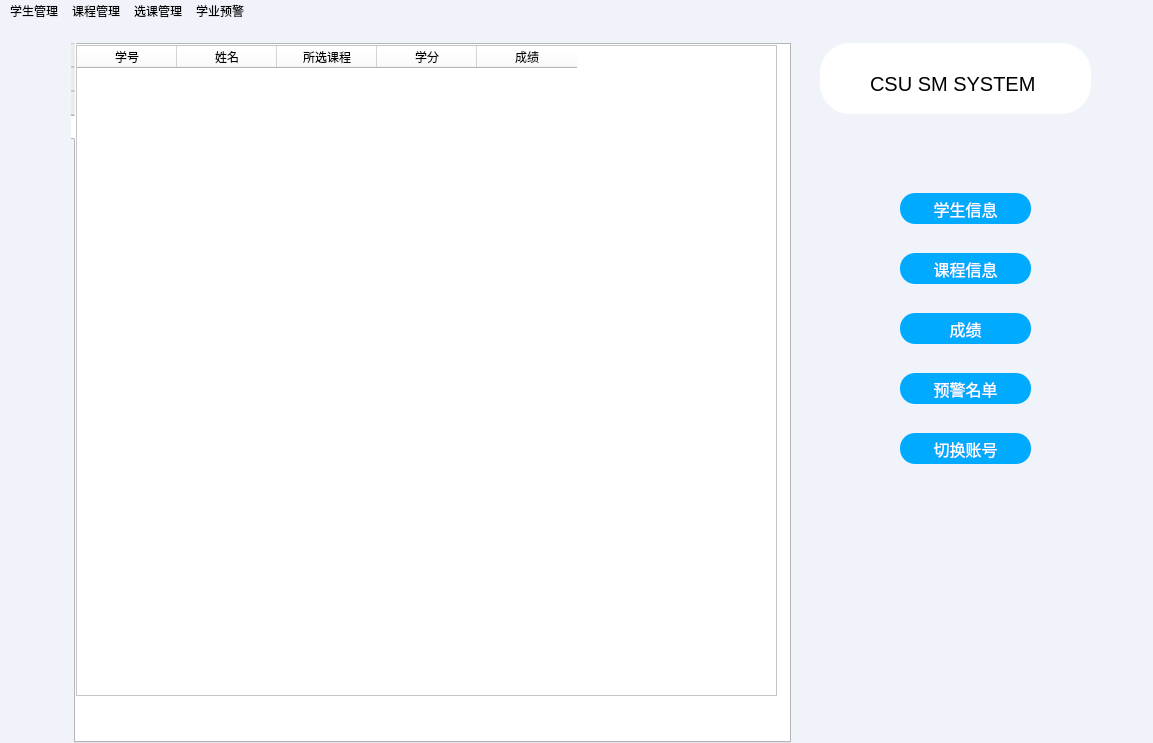
<?xml version="1.0" encoding="UTF-8"?>
<ui version="4.0">
 <class>MainWindow</class>
 <widget class="QMainWindow" name="MainWindow">
  <property name="enabled">
   <bool>true</bool>
  </property>
  <property name="geometry">
   <rect>
    <x>0</x>
    <y>0</y>
    <width>1153</width>
    <height>743</height>
   </rect>
  </property>
  <property name="maximumSize">
   <size>
    <width>1153</width>
    <height>743</height>
   </size>
  </property>
  <property name="windowTitle">
   <string>学生综合管理系统</string>
  </property>
  <property name="styleSheet">
   <string notr="true">background-color: rgb(240, 243, 249);</string>
  </property>
  <widget class="QWidget" name="centralWidget">
   <widget class="QTabWidget" name="tabWidget">
    <property name="geometry">
     <rect>
      <x>50</x>
      <y>20</y>
      <width>741</width>
      <height>700</height>
     </rect>
    </property>
    <property name="contextMenuPolicy">
     <enum>Qt::DefaultContextMenu</enum>
    </property>
    <property name="styleSheet">
     <string notr="true">background-color: rgb(255, 255, 255);</string>
    </property>
    <property name="tabPosition">
     <enum>QTabWidget::West</enum>
    </property>
    <property name="currentIndex">
     <number>3</number>
    </property>
    <property name="usesScrollButtons">
     <bool>true</bool>
    </property>
    <property name="movable">
     <bool>false</bool>
    </property>
    <property name="tabBarAutoHide">
     <bool>true</bool>
    </property>
    <widget class="QWidget" name="tabWidgetPage1">
     <attribute name="title">
      <string/>
     </attribute>
     <widget class="QTableWidget" name="tableWidget">
      <property name="geometry">
       <rect>
        <x>0</x>
        <y>0</y>
        <width>741</width>
        <height>631</height>
       </rect>
      </property>
      <property name="editTriggers">
       <set>QAbstractItemView::NoEditTriggers</set>
      </property>
      <property name="selectionMode">
       <enum>QAbstractItemView::SingleSelection</enum>
      </property>
      <property name="selectionBehavior">
       <enum>QAbstractItemView::SelectRows</enum>
      </property>
      <property name="sortingEnabled">
       <bool>true</bool>
      </property>
      <attribute name="horizontalHeaderDefaultSectionSize">
       <number>240</number>
      </attribute>
      <attribute name="horizontalHeaderMinimumSectionSize">
       <number>25</number>
      </attribute>
      <column>
       <property name="text">
        <string>姓名</string>
       </property>
      </column>
      <column>
       <property name="text">
        <string>学号</string>
       </property>
      </column>
     </widget>
    </widget>
    <widget class="QWidget" name="tabWidgetPage2">
     <attribute name="title">
      <string/>
     </attribute>
     <layout class="QVBoxLayout" name="verticalLayout">
      <item>
       <widget class="QTableWidget" name="tableWidget_2">
        <property name="styleSheet">
         <string notr="true">background-color: rgb(255, 255, 255);</string>
        </property>
        <property name="editTriggers">
         <set>QAbstractItemView::NoEditTriggers</set>
        </property>
        <property name="selectionMode">
         <enum>QAbstractItemView::SingleSelection</enum>
        </property>
        <property name="selectionBehavior">
         <enum>QAbstractItemView::SelectRows</enum>
        </property>
        <property name="sortingEnabled">
         <bool>true</bool>
        </property>
        <property name="rowCount">
         <number>0</number>
        </property>
        <attribute name="horizontalHeaderDefaultSectionSize">
         <number>160</number>
        </attribute>
        <column>
         <property name="text">
          <string>课程名</string>
         </property>
        </column>
        <column>
         <property name="text">
          <string>学分</string>
         </property>
        </column>
        <column>
         <property name="text">
          <string>成绩占比</string>
         </property>
        </column>
       </widget>
      </item>
     </layout>
    </widget>
    <widget class="QWidget" name="tabWidgetPage3">
     <attribute name="title">
      <string/>
     </attribute>
     <layout class="QHBoxLayout" name="horizontalLayout">
      <item>
       <widget class="QTableWidget" name="tableWidget_3">
        <property name="editTriggers">
         <set>QAbstractItemView::NoEditTriggers</set>
        </property>
        <property name="selectionMode">
         <enum>QAbstractItemView::SingleSelection</enum>
        </property>
        <property name="selectionBehavior">
         <enum>QAbstractItemView::SelectRows</enum>
        </property>
        <property name="textElideMode">
         <enum>Qt::ElideRight</enum>
        </property>
        <property name="sortingEnabled">
         <bool>true</bool>
        </property>
        <attribute name="horizontalHeaderDefaultSectionSize">
         <number>96</number>
        </attribute>
        <attribute name="horizontalHeaderMinimumSectionSize">
         <number>25</number>
        </attribute>
        <column>
         <property name="text">
          <string>学号</string>
         </property>
        </column>
        <column>
         <property name="text">
          <string>姓名</string>
         </property>
        </column>
        <column>
         <property name="text">
          <string>所选课程</string>
         </property>
        </column>
        <column>
         <property name="text">
          <string>学分</string>
         </property>
        </column>
        <column>
         <property name="text">
          <string>过程成绩</string>
         </property>
        </column>
        <column>
         <property name="text">
          <string>卷面成绩</string>
         </property>
        </column>
        <column>
         <property name="text">
          <string>总评成绩</string>
         </property>
        </column>
       </widget>
      </item>
     </layout>
    </widget>
    <widget class="QWidget" name="tabWidgetPage4">
     <attribute name="title">
      <string/>
     </attribute>
     <widget class="QTableWidget" name="tableWidget_4">
      <property name="geometry">
       <rect>
        <x>0</x>
        <y>0</y>
        <width>701</width>
        <height>651</height>
       </rect>
      </property>
      <column>
       <property name="text">
        <string>学号</string>
       </property>
      </column>
      <column>
       <property name="text">
        <string>姓名</string>
       </property>
      </column>
      <column>
       <property name="text">
        <string>所选课程</string>
       </property>
      </column>
      <column>
       <property name="text">
        <string>学分</string>
       </property>
      </column>
      <column>
       <property name="text">
        <string>成绩</string>
       </property>
      </column>
     </widget>
    </widget>
   </widget>
   <widget class="QWidget" name="allbox" native="true">
    <property name="geometry">
     <rect>
      <x>870</x>
      <y>130</y>
      <width>191</width>
      <height>381</height>
     </rect>
    </property>
    <property name="styleSheet">
     <string notr="true">background-color: rgb(240, 243, 249);</string>
    </property>
    <widget class="QPushButton" name="stushow">
     <property name="geometry">
      <rect>
       <x>30</x>
       <y>40</y>
       <width>131</width>
       <height>31</height>
      </rect>
     </property>
     <property name="font">
      <font>
       <pointsize>12</pointsize>
      </font>
     </property>
     <property name="styleSheet">
      <string notr="true">background:rgb(0, 170, 255);
border-radius: 15px;
color:white;</string>
     </property>
     <property name="text">
      <string>学生信息</string>
     </property>
    </widget>
    <widget class="QPushButton" name="stushow_2">
     <property name="geometry">
      <rect>
       <x>30</x>
       <y>100</y>
       <width>131</width>
       <height>31</height>
      </rect>
     </property>
     <property name="font">
      <font>
       <pointsize>12</pointsize>
      </font>
     </property>
     <property name="styleSheet">
      <string notr="true">background:rgb(0, 170, 255);
border-radius: 15px;
color:white;</string>
     </property>
     <property name="text">
      <string>课程信息</string>
     </property>
    </widget>
    <widget class="QPushButton" name="stushow_3">
     <property name="geometry">
      <rect>
       <x>30</x>
       <y>160</y>
       <width>131</width>
       <height>31</height>
      </rect>
     </property>
     <property name="font">
      <font>
       <pointsize>12</pointsize>
      </font>
     </property>
     <property name="styleSheet">
      <string notr="true">background:rgb(0, 170, 255);
border-radius: 15px;
color:white;</string>
     </property>
     <property name="text">
      <string>成绩</string>
     </property>
    </widget>
    <widget class="QPushButton" name="stushow_4">
     <property name="geometry">
      <rect>
       <x>30</x>
       <y>220</y>
       <width>131</width>
       <height>31</height>
      </rect>
     </property>
     <property name="font">
      <font>
       <pointsize>12</pointsize>
      </font>
     </property>
     <property name="styleSheet">
      <string notr="true">background:rgb(0, 170, 255);
border-radius: 15px;
color:white;</string>
     </property>
     <property name="text">
      <string>预警名单</string>
     </property>
    </widget>
    <widget class="QPushButton" name="mainwindowclose">
     <property name="geometry">
      <rect>
       <x>30</x>
       <y>280</y>
       <width>131</width>
       <height>31</height>
      </rect>
     </property>
     <property name="font">
      <font>
       <pointsize>12</pointsize>
      </font>
     </property>
     <property name="styleSheet">
      <string notr="true">background:rgb(0, 170, 255);
border-radius: 15px;
color:white;</string>
     </property>
     <property name="text">
      <string>切换账号</string>
     </property>
    </widget>
   </widget>
   <widget class="QWidget" name="widget" native="true">
    <property name="geometry">
     <rect>
      <x>20</x>
      <y>19</y>
      <width>51</width>
      <height>181</height>
     </rect>
    </property>
    <widget class="QLabel" name="label">
     <property name="geometry">
      <rect>
       <x>10</x>
       <y>0</y>
       <width>41</width>
       <height>61</height>
      </rect>
     </property>
     <property name="styleSheet">
      <string notr="true">color: rgb(240, 243, 249);
image: url(:/new/csu.jpg);</string>
     </property>
     <property name="text">
      <string/>
     </property>
    </widget>
   </widget>
   <widget class="QWidget" name="unusefulwidget" native="true">
    <property name="geometry">
     <rect>
      <x>820</x>
      <y>20</y>
      <width>271</width>
      <height>71</height>
     </rect>
    </property>
    <property name="styleSheet">
     <string notr="true">background:rgb(255, 255, 255);
border-radius: 30px;</string>
    </property>
    <widget class="QLabel" name="logo">
     <property name="geometry">
      <rect>
       <x>20</x>
       <y>10</y>
       <width>51</width>
       <height>51</height>
      </rect>
     </property>
     <property name="styleSheet">
      <string notr="true">background-image:url(:/image/xtu_logo.png)</string>
     </property>
     <property name="text">
      <string/>
     </property>
    </widget>
    <widget class="QLabel" name="title">
     <property name="geometry">
      <rect>
       <x>50</x>
       <y>20</y>
       <width>181</width>
       <height>41</height>
      </rect>
     </property>
     <property name="font">
      <font>
       <pointsize>15</pointsize>
      </font>
     </property>
     <property name="styleSheet">
      <string notr="true">background:white;
color:black;</string>
     </property>
     <property name="text">
      <string>CSU SM SYSTEM</string>
     </property>
    </widget>
   </widget>
  </widget>
  <widget class="QMenuBar" name="menuBar">
   <property name="geometry">
    <rect>
     <x>0</x>
     <y>0</y>
     <width>1153</width>
     <height>26</height>
    </rect>
   </property>
   <widget class="QMenu" name="menu_2">
    <property name="title">
     <string>学生管理</string>
    </property>
    <addaction name="stu_read"/>
    <addaction name="stu_save"/>
    <addaction name="separator"/>
    <addaction name="stu_del"/>
    <addaction name="stu_add"/>
    <addaction name="stu_chg"/>
    <addaction name="separator"/>
    <addaction name="caculate"/>
   </widget>
   <widget class="QMenu" name="menu_3">
    <property name="title">
     <string>课程管理</string>
    </property>
    <addaction name="class_read"/>
    <addaction name="class_save"/>
    <addaction name="separator"/>
    <addaction name="class_del"/>
    <addaction name="class_add"/>
   </widget>
   <widget class="QMenu" name="menu">
    <property name="title">
     <string>选课管理</string>
    </property>
    <addaction name="choose_read"/>
    <addaction name="choose_save"/>
    <addaction name="separator"/>
    <addaction name="choose_class"/>
    <addaction name="delete_class"/>
    <addaction name="separator"/>
    <addaction name="search_stu"/>
    <addaction name="search_class"/>
    <addaction name="separator"/>
    <addaction name="add_grade"/>
    <addaction name="del_grade"/>
   </widget>
   <widget class="QMenu" name="menu_4">
    <property name="title">
     <string>学业预警</string>
    </property>
    <addaction name="separator"/>
   </widget>
   <addaction name="menu_2"/>
   <addaction name="menu_3"/>
   <addaction name="menu"/>
   <addaction name="menu_4"/>
  </widget>
  <action name="stu_read">
   <property name="icon">
    <iconset resource="loginui.qrc">
     <normaloff>:/jw/uidesign/add.png</normaloff>:/jw/uidesign/add.png</iconset>
   </property>
   <property name="text">
    <string>读取文件</string>
   </property>
   <property name="toolTip">
    <string>读取文件</string>
   </property>
   <property name="shortcut">
    <string>O</string>
   </property>
  </action>
  <action name="stu_save">
   <property name="icon">
    <iconset resource="loginui.qrc">
     <normaloff>:/jw/uidesign/filede.png</normaloff>:/jw/uidesign/filede.png</iconset>
   </property>
   <property name="text">
    <string>保存为</string>
   </property>
   <property name="toolTip">
    <string>保存到文件中</string>
   </property>
   <property name="shortcut">
    <string>S</string>
   </property>
  </action>
  <action name="stu_del">
   <property name="icon">
    <iconset resource="loginui.qrc">
     <normaloff>:/jw/uidesign/delete.png</normaloff>:/jw/uidesign/delete.png</iconset>
   </property>
   <property name="text">
    <string>删除信息</string>
   </property>
   <property name="toolTip">
    <string>手动删除学生信息</string>
   </property>
   <property name="shortcut">
    <string>D</string>
   </property>
  </action>
  <action name="stu_add">
   <property name="icon">
    <iconset resource="loginui.qrc">
     <normaloff>:/jw/uidesign/add.png</normaloff>:/jw/uidesign/add.png</iconset>
   </property>
   <property name="text">
    <string>添加信息</string>
   </property>
   <property name="toolTip">
    <string>手动添加学生信息</string>
   </property>
   <property name="shortcut">
    <string>A</string>
   </property>
  </action>
  <action name="class_read">
   <property name="icon">
    <iconset resource="loginui.qrc">
     <normaloff>:/jw/uidesign/add.png</normaloff>:/jw/uidesign/add.png</iconset>
   </property>
   <property name="text">
    <string>读取文件</string>
   </property>
   <property name="toolTip">
    <string>读取文件</string>
   </property>
   <property name="shortcut">
    <string>O</string>
   </property>
  </action>
  <action name="class_save">
   <property name="icon">
    <iconset resource="loginui.qrc">
     <normaloff>:/jw/uidesign/filede.png</normaloff>:/jw/uidesign/filede.png</iconset>
   </property>
   <property name="text">
    <string>保存为</string>
   </property>
   <property name="toolTip">
    <string>保存到文件中</string>
   </property>
   <property name="shortcut">
    <string>S</string>
   </property>
  </action>
  <action name="class_del">
   <property name="icon">
    <iconset resource="loginui.qrc">
     <normaloff>:/jw/uidesign/delete.png</normaloff>:/jw/uidesign/delete.png</iconset>
   </property>
   <property name="text">
    <string>删除课程</string>
   </property>
   <property name="toolTip">
    <string>手动删除课程信息</string>
   </property>
   <property name="shortcut">
    <string>D</string>
   </property>
  </action>
  <action name="class_add">
   <property name="icon">
    <iconset resource="loginui.qrc">
     <normaloff>:/jw/uidesign/add.png</normaloff>:/jw/uidesign/add.png</iconset>
   </property>
   <property name="text">
    <string>添加课程</string>
   </property>
   <property name="toolTip">
    <string>手动添加课程信息</string>
   </property>
   <property name="shortcut">
    <string>A</string>
   </property>
  </action>
  <action name="stu_chg">
   <property name="icon">
    <iconset resource="loginui.qrc">
     <normaloff>:/jw/uidesign/8688099_ic_fluent_whiteboard_regular_icon.png</normaloff>:/jw/uidesign/8688099_ic_fluent_whiteboard_regular_icon.png</iconset>
   </property>
   <property name="text">
    <string>修改信息</string>
   </property>
   <property name="toolTip">
    <string>修改学生信息</string>
   </property>
   <property name="shortcut">
    <string>M</string>
   </property>
  </action>
  <action name="choose_class">
   <property name="icon">
    <iconset resource="loginui.qrc">
     <normaloff>:/jw/uidesign/8687158_ic_fluent_cursor_regular_icon.png</normaloff>:/jw/uidesign/8687158_ic_fluent_cursor_regular_icon.png</iconset>
   </property>
   <property name="text">
    <string>选择课程</string>
   </property>
   <property name="shortcut">
    <string>C</string>
   </property>
  </action>
  <action name="delete_class">
   <property name="icon">
    <iconset resource="loginui.qrc">
     <normaloff>:/jw/uidesign/delete.png</normaloff>:/jw/uidesign/delete.png</iconset>
   </property>
   <property name="text">
    <string>退选课程</string>
   </property>
   <property name="shortcut">
    <string>D</string>
   </property>
  </action>
  <action name="search_stu">
   <property name="icon">
    <iconset resource="loginui.qrc">
     <normaloff>:/jw/uidesign/serh.png</normaloff>:/jw/uidesign/serh.png</iconset>
   </property>
   <property name="text">
    <string>查询单个学生</string>
   </property>
   <property name="shortcut">
    <string>B</string>
   </property>
  </action>
  <action name="search_class">
   <property name="icon">
    <iconset resource="loginui.qrc">
     <normaloff>:/jw/uidesign/serh.png</normaloff>:/jw/uidesign/serh.png</iconset>
   </property>
   <property name="text">
    <string>查询单个课程</string>
   </property>
   <property name="shortcut">
    <string>A</string>
   </property>
  </action>
  <action name="choose_read">
   <property name="icon">
    <iconset resource="loginui.qrc">
     <normaloff>:/jw/uidesign/filede.png</normaloff>:/jw/uidesign/filede.png</iconset>
   </property>
   <property name="text">
    <string>读取文件</string>
   </property>
   <property name="shortcut">
    <string>O</string>
   </property>
  </action>
  <action name="choose_save">
   <property name="icon">
    <iconset resource="loginui.qrc">
     <normaloff>:/jw/uidesign/filede.png</normaloff>:/jw/uidesign/filede.png</iconset>
   </property>
   <property name="text">
    <string>保存为</string>
   </property>
   <property name="shortcut">
    <string>S</string>
   </property>
  </action>
  <action name="add_grade">
   <property name="icon">
    <iconset resource="loginui.qrc">
     <normaloff>:/jw/uidesign/add.png</normaloff>:/jw/uidesign/add.png</iconset>
   </property>
   <property name="text">
    <string>添加成绩</string>
   </property>
  </action>
  <action name="del_grade">
   <property name="icon">
    <iconset resource="loginui.qrc">
     <normaloff>:/jw/uidesign/delete.png</normaloff>:/jw/uidesign/delete.png</iconset>
   </property>
   <property name="text">
    <string>删除成绩</string>
   </property>
  </action>
  <action name="caculate">
   <property name="icon">
    <iconset resource="loginui.qrc">
     <normaloff>:/jw/uidesign/caculate.png</normaloff>:/jw/uidesign/caculate.png</iconset>
   </property>
   <property name="text">
    <string>计算学分绩</string>
   </property>
  </action>
  <action name="action">
   <property name="icon">
    <iconset resource="loginui.qrc">
     <normaloff>:/jw/uidesign/serh.png</normaloff>:/jw/uidesign/serh.png</iconset>
   </property>
   <property name="text">
    <string>查询</string>
   </property>
  </action>
 </widget>
 <layoutdefault spacing="6" margin="11"/>
 <resources>
  <include location="loginui.qrc"/>
 </resources>
 <connections>
  <connection>
   <sender>mainwindowclose</sender>
   <signal>clicked()</signal>
   <receiver>MainWindow</receiver>
   <slot>close()</slot>
   <hints>
    <hint type="sourcelabel">
     <x>965</x>
     <y>451</y>
    </hint>
    <hint type="destinationlabel">
     <x>576</x>
     <y>371</y>
    </hint>
   </hints>
  </connection>
 </connections>
</ui>
